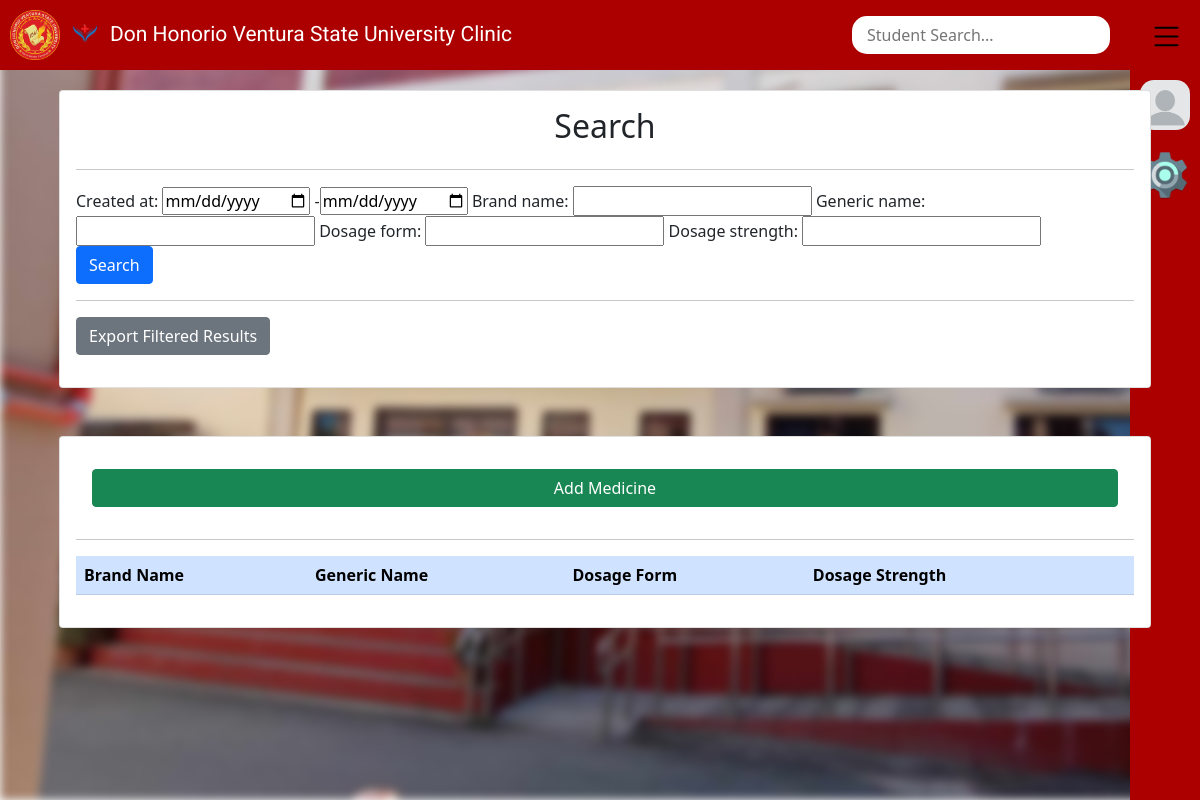
Page /cms/medicinedata/ (signed in) on the earlier database version.
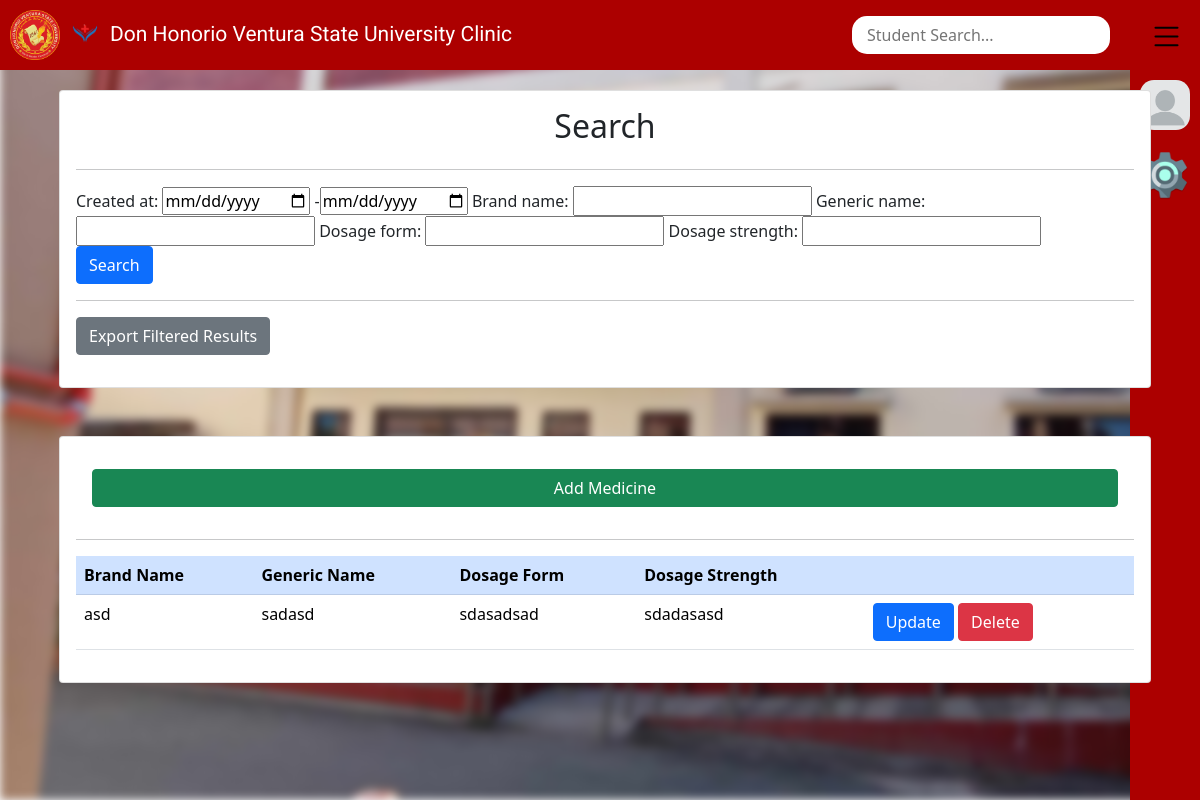
Same page on the later database version.
### cms/models.py (models this page shows, shortened)
class Medicine(models.Model):
    created_at = models.DateField(default=timezone.now)
    brand_name = models.CharField(max_length=100)
    generic_name = models.CharField(max_length=100)
    dosage_form = models.CharField(max_length=100)
    dosage_strength = models.CharField(max_length=100)

### cms/views.py (the view)
# urls.py: path('medicinedata/', views.medicinedata_view, name="Medicine Data"),
@login_required(login_url="Login")
def medicinedata_view(request):
    myFilter = MedicineFilter(request.GET, queryset=Medicine.objects.all())
    records = myFilter.qs
    context = {'records':records, 'myFilter':myFilter}
    return render(request, 'cms/medicine-data.html', context)

### cms/templates/cms/medicine-data.html (shortened to what this page needs)
{% extends "cms/base.html" %}
{% block content %}
<div class="container">
    <div class="row">
        <div class="col">
            <div class="card card-body">
                <h2 class="card-title text-center">Search</h2>
                <hr>
                <div class="form-group">
                    <form method="GET">
                        {{myFilter.form}}
                        <br>
                        <input class="btn btn-primary btn-block" type="submit" value="Search">
                    </form>
                    <hr>
                    <form method="get" action="{% url 'Treatment Export' %}">
                        <button type="submit" class="btn btn-secondary">Export Filtered Results</button>
                    </form>
                </div>
            </div>
        </div>
    </div>
    <div class="row my-5">
        <div class="col">
            <div class="card card-body">
                <a class="btn btn-success m-3 btn-block" href= {% url "Medicine Add" %}>
                    Add Medicine
                <hr>
                <div class="table-responsive">
                    <table class="table">
                        <tr class="table-primary">
                            <th>Brand Name</th>
                            <th>Generic Name</th>
                            <th>Dosage Form</th>
                            <th>Dosage Strength</th>
                            <th></th>
                        </tr>
                        {% for Medicine in records %}
                        <tr>
                            <td>{{Medicine.brand_name}}</td>
                            <td>{{Medicine.generic_name}}</td>
                            <td>{{Medicine.dosage_form}}</td>
                            <td>{{Medicine.dosage_strength}}</td>
                            <td>
                                <a href="{% url "Medicine Update" Medicine.id %}"><button class="btn btn-primary" type="button">Update</button></a>
                                <a href="{% url "Medicine Delete" Medicine.id %}"><button class="btn btn-danger" type="button">Delete</button></a>
                            </td>
                        </tr>
                        {% endfor %}
                    </table>
                </div>
            </div>
        </div>
    </div>
{% endblock content %}

Differences in the rows shown:
added Medicine: brand_name "asd", generic_name "sadasd", dosage_form "sdasadsad", dosage_strength "sdadasasd"
